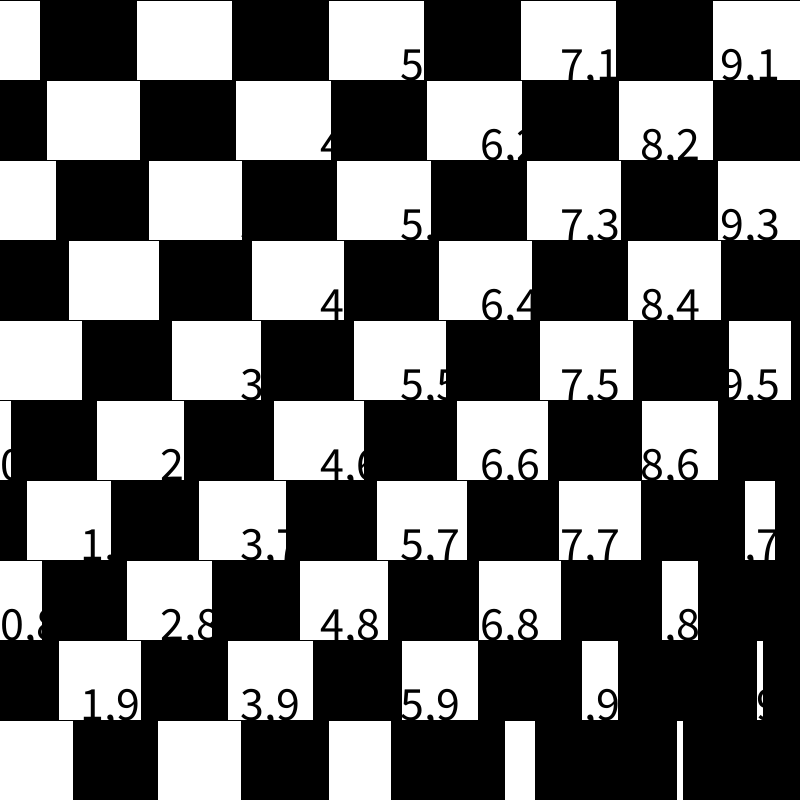
Frame 1 (no input)
Frame 60 (the mouse pressed at the canvas centre just before this capture): identical to frame 1, image omitted
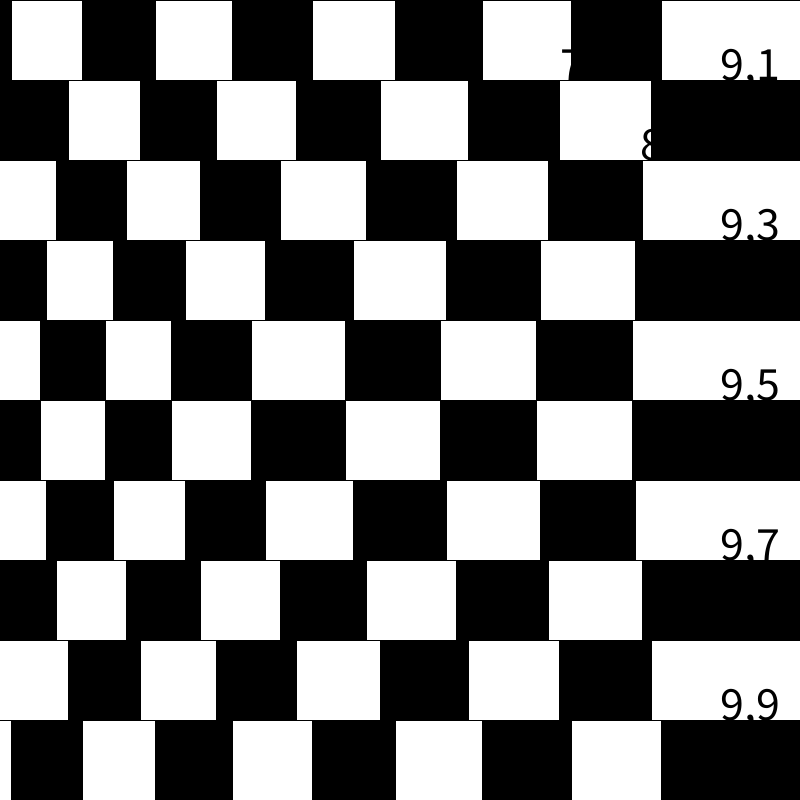
Frame 120 (the mouse held since frame 60 and released just before this capture)

The Processing sketch that drew these frames (run headless with seeded random() and noise(); from frame 60 on, the mouse is pressed at the canvas centre):

// Processing sketch: ejemploGrilla_funcionRetornaValorInteraccionTam
// ── ejemploGrilla_funcionRetornaValorInteraccionTam.pde
int columnas;
int filas;
int tamCelda;
float mouseXMap;

void setup() {
  size(800, 800);
  columnas=10;
  filas=10;
  tamCelda=width/columnas;
  ellipseMode(CORNER);
  rectMode(CENTER);
  textSize(48);
}

void draw() {
  background(0);
  for (int i = 0; i<columnas; i++) {
    for (int j = 0; j<filas; j++) {


      fill(0);
      text(i+","+j, tamCelda*i, tamCelda*j);
      if (esPar(i, j) == true) {
        fill(0);
      } else {
        fill(255);
      }
      float distMouseX= dist(mouseX, mouseY, i*tamCelda+tamCelda/2, j*tamCelda+tamCelda/2);
      mouseXMap=map(distMouseX, 0, width, 5,1);
      rect(i*tamCelda+tamCelda/2, j*tamCelda+tamCelda/2, tamCelda*mouseXMap, tamCelda);
    }
  }
}

boolean esPar(int valor1, int valor2) {
  if ((valor1+valor2)%2==0) {

    return true;
  } else {
    return false;
  }
}
